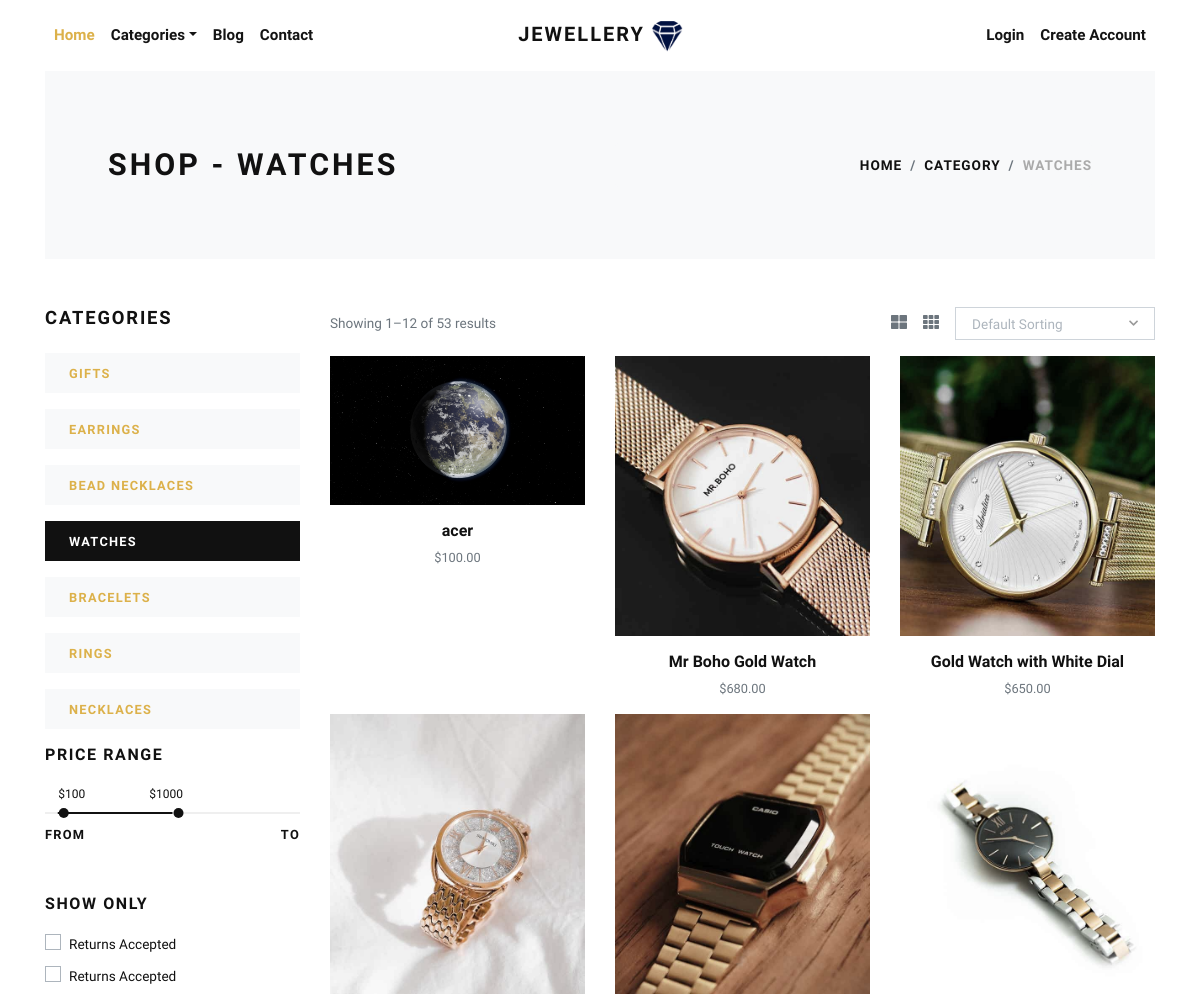
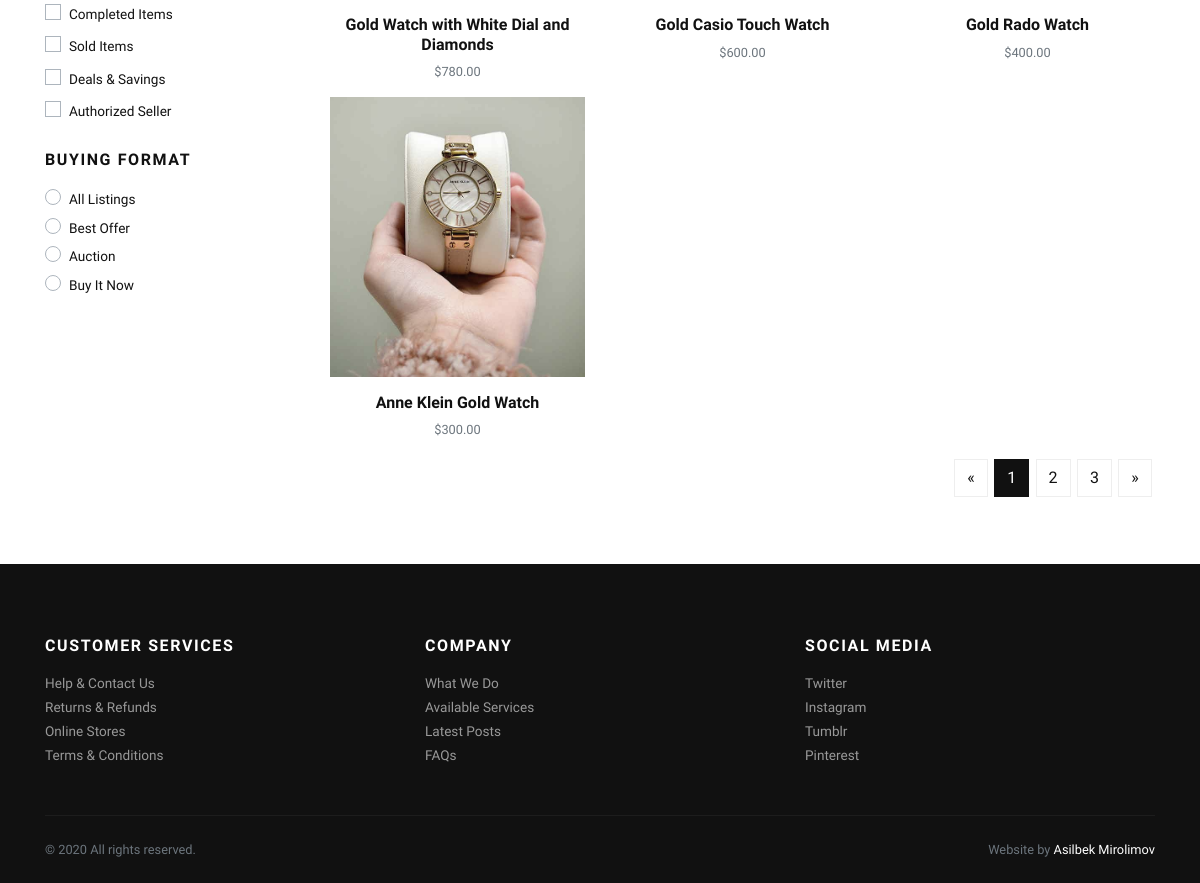
/watches/, run on the app's committed database (2 pictures, top to bottom).
### store/models.py (models this page shows, shortened)
class Category(models.Model):
    title = models.CharField(max_length=50, verbose_name="Category Title")
    slug = models.SlugField(max_length=55, verbose_name="Category Slug")
    description = models.TextField(blank=True, verbose_name="Category Description")
    category_image = models.ImageField(upload_to='category', blank=True, null=True, verbose_name="Category Image")
    is_active = models.BooleanField(verbose_name="Is Active?")
    is_featured = models.BooleanField(verbose_name="Is Featured?")
    created_at = models.DateTimeField(auto_now_add=True, verbose_name="Created Date")
    updated_at = models.DateTimeField(auto_now=True, verbose_name="Updated Date")
    class Meta:
        verbose_name_plural = 'Categories'
        ordering = ('-created_at',)

class Product(models.Model):
    title = models.CharField(max_length=150, verbose_name="Product Title")
    slug = models.SlugField(max_length=160, verbose_name="Product Slug")
    sku = models.CharField(max_length=255, unique=True, verbose_name="Unique Product ID (SKU)")
    short_description = models.TextField(verbose_name="Short Description")
    detail_description = models.TextField(blank=True, null=True, verbose_name="Detail Description")
    product_image = models.ImageField(upload_to='product', blank=True, null=True, verbose_name="Product Image")
    price = models.DecimalField(max_digits=8, decimal_places=2)
    category = models.ForeignKey(Category, verbose_name="Product Categoy", on_delete=models.CASCADE)
    is_active = models.BooleanField(verbose_name="Is Active?")
    is_featured = models.BooleanField(verbose_name="Is Featured?")
    created_at = models.DateTimeField(auto_now_add=True, verbose_name="Created Date")
    updated_at = models.DateTimeField(auto_now=True, verbose_name="Updated Date")
    class Meta:
        verbose_name_plural = 'Products'
        ordering = ('-created_at',)

### store/views.py (the view)
# urls.py: path('<slug:slug>/', views.category_products, name="category-products"),
def category_products(request, slug):
    category = get_object_or_404(Category, slug=slug)
    products = Product.objects.filter(is_active=True, category=category)
    categories = Category.objects.filter(is_active=True)
    context = {
        'category': category,
        'products': products,
        'categories': categories,
    }
    return render(request, 'store/category_products.html', context)

### store/context_preprocessors.py (called while the page is built)
def store_menu(request):
    categories = Category.objects.filter(is_active=True)
    context = {
        'categories_menu': categories,
    }
    return context

def cart_menu(request):
    if request.user.is_authenticated:
        cart_items = Cart.objects.filter(user=request.user)
        context = {
            'cart_items': cart_items,
        }
    else:
        context = {}
    return context

### templates/store/category_products.html (shortened to what this page needs)
{% extends 'base.html' %}
{% load static %}
    {% block content %}
      <div class="container">
        <section class="py-5 bg-light">
          <div class="container">
            <div class="row px-4 px-lg-5 py-lg-4 align-items-center">
              <div class="col-lg-6">
                <h1 class="h2 text-uppercase mb-0">Shop - {{category.title}}</h1>
              </div>
              <div class="col-lg-6 text-lg-right">
                <nav aria-label="breadcrumb">
                  <ol class="breadcrumb justify-content-lg-end mb-0 px-0">
                    <li class="breadcrumb-item"><a href="{% url 'store:home' %}">Home</a></li>
                    <li class="breadcrumb-item"><a href="{% url 'store:all-categories' %}">Category</a></li>
                    <li class="breadcrumb-item active" aria-current="page">{{category.title}}</li>
                  </ol>
                </nav>
              </div>
            </div>
          </div>
        </section>
        <section class="py-5">
          <div class="container p-0">
            <div class="row">
              <div class="col-lg-3 order-2 order-lg-1">
                <h5 class="text-uppercase mb-4">Categories</h5>
                {% if categories %}
                  {% for cat in categories %}
                    <a href="{% url 'store:category-products' cat.slug %}">
                      <div class="py-2 px-4 {% if category == cat %}bg-dark text-white {% else %}bg-light{% endif %} mb-3">
                        <strong class="small text-uppercase font-weight-bold">{{cat.title}}</strong>
                      </div>
                    </a>
                  {% endfor %}
                {% endif %}
                <h6 class="text-uppercase mb-4">Price range</h6>
                <div class="price-range pt-4 mb-5">
                  <div id="range"></div>
                  <div class="row pt-2">
                    <div class="col-6"><strong class="small font-weight-bold text-uppercase">From</strong></div>
                    <div class="col-6 text-right"><strong class="small font-weight-bold text-uppercase">To</strong></div>
                  </div>
                </div>
                <h6 class="text-uppercase mb-3">Show only</h6>
                <div class="custom-control custom-checkbox mb-1">
                  <label class="custom-control-label text-small" for="customCheck1">Returns Accepted</label>
                </div>
                <div class="custom-control custom-checkbox mb-1">
                  <label class="custom-control-label text-small" for="customCheck2">Returns Accepted</label>
                </div>
                <div class="custom-control custom-checkbox mb-1">
                  <label class="custom-control-label text-small" for="customCheck3">Completed Items</label>
                </div>
                <div class="custom-control custom-checkbox mb-1">
                  <label class="custom-control-label text-small" for="customCheck4">Sold Items</label>
                </div>
                <div class="custom-control custom-checkbox mb-1">
                  <label class="custom-control-label text-small" for="customCheck5">Deals &amp; Savings</label>
                </div>
                <div class="custom-control custom-checkbox mb-4">
                  <label class="custom-control-label text-small" for="customCheck6">Authorized Seller</label>
                </div>
                <h6 class="text-uppercase mb-3">Buying format</h6>
                <div class="custom-control custom-radio">
                  <label class="custom-control-label text-small" for="customRadio1">All Listings</label>
                </div>
                <div class="custom-control custom-radio">
                  <label class="custom-control-label text-small" for="customRadio2">Best Offer</label>
                </div>
                <div class="custom-control custom-radio">
                  <label class="custom-control-label text-small" for="customRadio3">Auction</label>
                </div>
                <div class="custom-control custom-radio">
                  <label class="custom-control-label text-small" for="customRadio4">Buy It Now</label>
                </div>
              </div>
              <div class="col-lg-9 order-1 order-lg-2 mb-5 mb-lg-0">
                <div class="row mb-3 align-items-center">
                  <div class="col-lg-6 mb-2 mb-lg-0">
                    <p class="text-small text-muted mb-0">Showing 1–12 of 53 results</p>
                  </div>
                  <div class="col-lg-6">
                    <ul class="list-inline d-flex align-items-center justify-content-lg-end mb-0">
                      <li class="list-inline-item text-muted mr-3"><a class="reset-anchor p-0" href="#"><i class="fas fa-th-large"></i></a></li>
                      <li class="list-inline-item text-muted mr-3"><a class="reset-anchor p-0" href="#"><i class="fas fa-th"></i></a></li>
                      <li class="list-inline-item">
                      </li>
                    </ul>
                  </div>
                </div>
                <div class="row">
                  {% if products %}
                    {% for product in products %}
                      <div class="col-lg-4 col-sm-6">
                        <div class="product text-center">
                          <div class="mb-3 position-relative">
                            <a class="d-block" href="{% url 'store:product-detail' product.slug %}">
                              {% if product.product_image %}
                                <img class="img-fluid w-100" src="{{product.product_image.url}}" alt="{{product.title}}">
                              {% else %}
                                <img class="img-fluid w-100" src="{% static 'img/product-1.jpg' %}" alt="{{product.title}}">
                              {% endif %}
                            </a>
                          </div>
                          <h6> <a class="reset-anchor" href="{% url 'store:product-detail' product.slug %}">{{product.title}}</a></h6>
                          <p class="small text-muted">${{product.price}}</p>
                        </div>
                      </div>
                    {% endfor %}
                  {% endif %}
                </div>
                <nav aria-label="Page navigation example">
                  <ul class="pagination justify-content-center justify-content-lg-end">
                    <li class="page-item"><a class="page-link" href="#" aria-label="Previous"><span aria-hidden="true">«</span></a></li>
                    <li class="page-item active"><a class="page-link" href="#">1</a></li>
                    <li class="page-item"><a class="page-link" href="#">2</a></li>
                    <li class="page-item"><a class="page-link" href="#">3</a></li>
                    <li class="page-item"><a class="page-link" href="#" aria-label="Next"><span aria-hidden="true">»</span></a></li>
                  </ul>
                </nav>
              </div>
            </div>
          </div>
        </section>
      </div>
      {% endblock content %}

### jewelryshop/static/css/style.default.css (style rules this page uses)
.text-small { font-size: 0.85rem !important; }
strong { font-weight: 700; }
.product img { -webkit-filter: grayscale(40%); filter: grayscale(40%); transition: all 0.3s; }
.text-uppercase { text-transform: uppercase; letter-spacing: 0.1em; }
.reset-anchor { color: inherit; transition: all 0.3s; }
.noUi-target { background: #efefef; border-radius: 0; border: none; box-shadow: none; }
.noUi-horizontal { height: 2px; }
body { font-family: "Libre Franklin", sans-serif; font-size: 1rem; font-weight: 400; line-height: 1.5; color: #111111; background-color: #fff; }
a { color: #dcb14a; text-decoration: none; }
h1, h2, h3, h4, h5, h6, .h1, .h2, .h3, .h4, .h5, .h6 { margin-bottom: 0.5rem; font-family: inherit; font-weight: 900; line-height: 1.2; color: inherit; }
h1, .h1 { font-size: 2.2rem; }
h2, .h2 { font-size: 1.9rem; }
h5, .h5 { font-size: 1.15rem; }
h6, .h6 { font-size: 1rem; }
small, .small { font-size: 80%; font-weight: 400; }
.page-item:first-child .page-link { border-top-left-radius: 0; border-bottom-left-radius: 0; }
.page-item:last-child .page-link { border-top-right-radius: 0; border-bottom-right-radius: 0; }
.page-item.active .page-link { color: #fff; background-color: #111111; border-color: #111111; }
.page-link { padding: 0.5rem 0.75rem; line-height: 1.25; color: #111111; background-color: none; border: 1px solid #eee; margin: 0.2rem; transition: all 0.3s; }
.bg-light { background-color: #f8f9fa !important; }
.bg-dark { background-color: #111111 !important; }
.custom-checkbox .custom-control-label::before { border-radius: 0; }
.custom-radio .custom-control-label::before { border-radius: 50%; }
.custom-control-label { font-weight: 400; line-height: 2.1em; cursor: pointer; }
.breadcrumb { background: #f8f9fa; }
.breadcrumb-item { font-size: 0.85rem; text-transform: uppercase; letter-spacing: 0.07em; font-weight: 900; color: #111111; }
.breadcrumb-item a { color: inherit; transition: all 0.3s; }
.breadcrumb-item.active { color: #aaa; }

### data on the page
Category: title "WATCHES"
Category: title "GIFTS"
Category: title "EARRINGS"
Category: title "BEAD NECKLACES"
Category: title "BRACELETS"
Category: title "RINGS"
Category: title "NECKLACES"
Product: product_image (picture), title "acer", price "100.00"
Product: product_image (picture), title "Mr Boho Gold Watch", price "680.00"
Product: product_image (picture), title "Gold Watch with White Dial", price "650.00"
Product: product_image (picture), title "Gold Watch with White Dial and Diamonds", price "780.00"
Product: product_image (picture), title "Gold Casio Touch Watch", price "600.00"
Product: product_image (picture), title "Gold Rado Watch", price "400.00"
Product: product_image (picture), title "Anne Klein Gold Watch", price "300.00"
